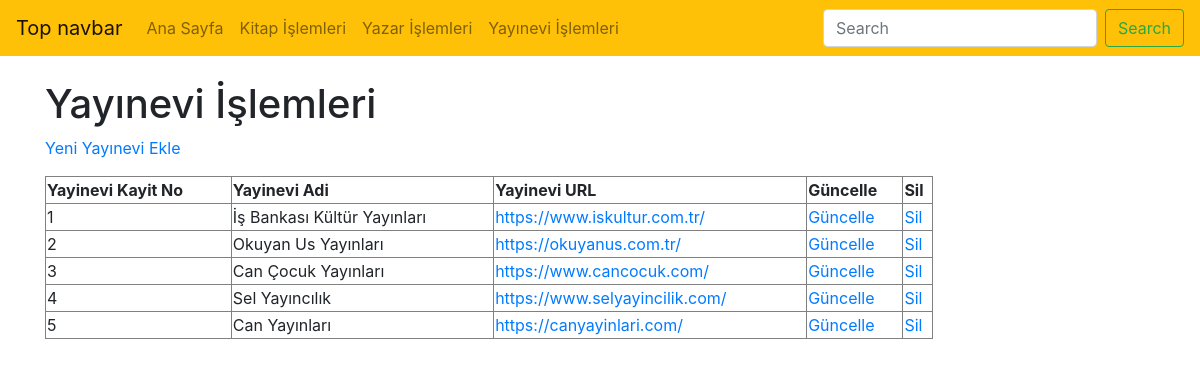
The app's page /sabinaamrahova_final/yayinevi.php with its own data.
### tables this page shows
CREATE TABLE `yayinevi` (
  `yayineviNo` int(11) NOT NULL COMMENT 'Yayınevi Numarası',
  `yayineviKayitTarihi` timestamp NOT NULL DEFAULT current_timestamp() ON UPDATE current_timestamp() COMMENT 'Yayınevi Kayıt Tarihi',
  `yayineviAdi` varchar(200) NOT NULL COMMENT 'Yayınevinin Adı',
  `yayineviURL` varchar(200) NOT NULL COMMENT 'Yayınevi Web Adresi'
);

### sabinaamrahova_final/yayinevi.php (the view, shortened to what this page needs)
<?php
require_once("baglanti.php");
$sorgu = mysqli_query($baglanti, "SELECT * FROM yayinevi");
?>
<!DOCTYPE html>
<html lang="tr"><head><meta http-equiv="Content-Type" content="text/html; charset=UTF-8">
<link href="bootstrap.min.css" rel="stylesheet">
    <link href="./katalog_files/navbar-top.css" rel="stylesheet">
  </head>
  <body>
    <nav class="navbar navbar-expand-md navbar-light bg-warning mb-4">
  <a class="navbar-brand" href="https://getbootstrap.com/docs/4.4/examples/navbar-static/#">Top navbar</a>
  <div class="collapse navbar-collapse" id="navbarCollapse">
    <ul class="navbar-nav mr-auto">
      <li class="nav-item">
        <a class="nav-link" href="index.php">Ana Sayfa </a>
      </li>
      <li class="nav-item">
        <a class="nav-link" href="kitap.php">Kitap İşlemleri</a>
      </li>
      <li class="nav-item">
        <a class="nav-link" href="yazar.php">Yazar İşlemleri</a>
      </li>
      <li class="nav-item">
        <a class="nav-link" href="yayinevi.php">Yayınevi İşlemleri</a>
      </li>
    </ul>
    <form class="form-inline mt-2 mt-md-0">
      <input class="form-control mr-sm-2" type="text" placeholder="Search" aria-label="Search">
      <button class="btn btn-outline-success my-2 my-sm-0" type="submit">Search</button>
    </form>
  </div>
</nav>
<main role="main" class="container">
<h1>Yayınevi İşlemleri</h1>
<p><a href="yayinevi_ekle.php">Yeni Yayınevi Ekle</a></p>
<?php
echo("<table border=1 width=80%>");
    echo("<tr>");
    echo("<td><b>Yayinevi Kayit No</b></td>");
    echo("<td><b>Yayinevi Adi</b></td>");
    echo("<td><b>Yayinevi URL</b></td>");
    echo("<td><b>Güncelle</b></td>");
    echo("<td><b>Sil</b></td>");
    echo("</tr>");
while($satir = mysqli_fetch_assoc($sorgu)){
    echo("<tr>");
    echo("<td>".$satir["yayineviNo"]."</td>");
    echo("<td>".$satir["yayineviAdi"]."</td>");
    echo("<td><a href=".$satir['yayineviURL']."target='_blank'>".$satir["yayineviURL"]."</a></td>");
    echo("<td><a href='guncelleme_yayinevi.php?yayineviNo=".$satir["yayineviNo"]."'>Güncelle</a></td>");
    echo("<td><a href='sil_yayinevi.php?yayineviNo=".$satir["yayineviNo"]."'>Sil</a></td>");
    echo("</tr>");
            }
echo("</table>");
?>
</main>
</body></html>

### sabinaamrahova_final/navbar-top.css (style rules this page uses)
body { min-height: 75rem; }

### records on screen
yayinevi: yayineviNo "1", yayineviAdi "İş Bankası Kültür Yayınları", yayineviURL "https://www.iskultur.com.tr/"
yayinevi: yayineviNo "2", yayineviAdi "Okuyan Us Yayınları", yayineviURL "https://okuyanus.com.tr/"
yayinevi: yayineviNo "3", yayineviAdi "Can Çocuk Yayınları", yayineviURL "https://www.cancocuk.com/"
yayinevi: yayineviNo "4", yayineviAdi "Sel Yayıncılık", yayineviURL "https://www.selyayincilik.com/"
yayinevi: yayineviNo "5", yayineviAdi "Can Yayınları", yayineviURL "https://canyayinlari.com/"
